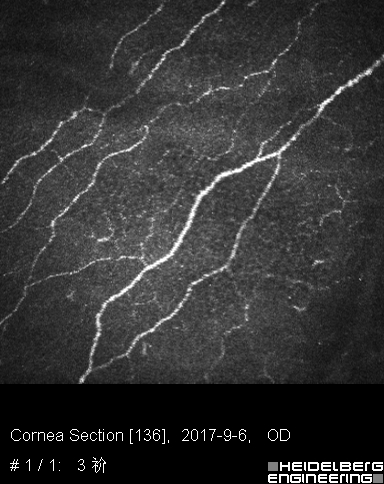
#> input picture sample/image_0.jpg, 384 x 484 px
$ python -i edge.py   (imports and definitions only)
#> lines starting #> are read from the running program, lines starting #| are printed output that depends on the picture; after the words box and inside, x2 and y2 are one past the last pixel; in counts of white or black regions, pixels touching at a corner belong together
import cv2
import numpy as np

from collections import namedtuple


MIN_LENGTH = 50
KERNEL = np.ones((3, 3), np.uint8)
Output = namedtuple('Output', 'shapes path height width')

class EdgeDetect:
    def __init__(self, path):
#> called with path = '../../sample/image_0.jpg'
        self.path = path
        self.image = cv2.imread(path)[:384, :]
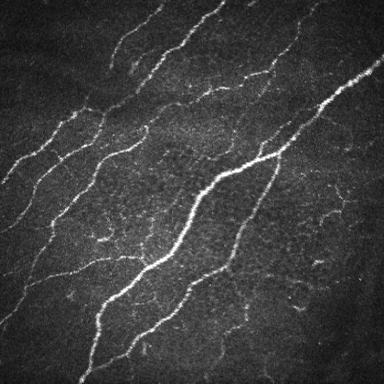
#> self.image: shape (384, 384, 3); min 11, max 255, mean 61.3
        self.gray = cv2.cvtColor(self.image, cv2.COLOR_BGR2GRAY)
        self.binary = None
        self.edges = []

    def detect(self):
        self.gray = cv2.GaussianBlur(self.gray, (5, 5), 0)
        edges = cv2.Canny(self.gray, 50, 255)
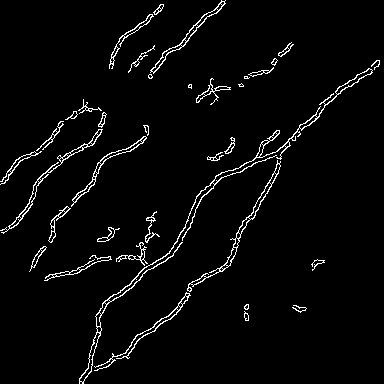
#> edges: shape (384, 384); 3.3% white in thin lines or dots
        _, self.gray = cv2.threshold(edges, 0, 255, cv2.THRESH_BINARY+cv2.THRESH_OTSU)
        # self.gray = cv2.morphologyEx(self.gray, cv2.MORPH_CLOSE, KERNEL, iterations=1)
        contours, _ = cv2.findContours(self.gray, cv2.RETR_EXTERNAL, cv2.CHAIN_APPROX_SIMPLE)
#> contours = 36 contours, 9 with area under 20; largest, box (x1, y1, x2, y2) and area: (79, 68, 373, 384) 1008, (187, 160, 281, 292) 570, (0, 129, 103, 234) 433, (150, 0, 226, 74) 406, (71, 136, 147, 207) 358
        for contour in contours:
            length = cv2.arcLength(contour, True)
            if length > MIN_LENGTH:
                self.edges.append(contour)
#> this loop made 36 passes
#> length on passes 1 to 12: 24.49, 64.53, 15.66, 517.7, 73.01, 269.9, 68.43, 179.6, 69.7, 135.1, 124.4, 433.1
#> after the loop, self.edges = 24 contours, 2 with area under 20; largest, box (x1, y1, x2, y2) and area: (79, 68, 373, 384) 1008, (187, 160, 281, 292) 570, (0, 129, 103, 234) 433, (150, 0, 226, 74) 406, (71, 136, 147, 207) 358

        filtered_image = np.zeros_like(self.image)
        cv2.drawContours(self.image, self.edges, -1, (0, 0, 255), 1)
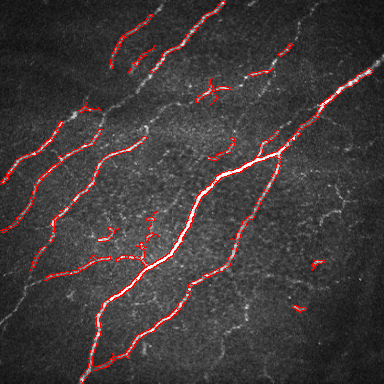
#> self.image: shape (384, 384, 3); 2.61% of pixels changed, all inside (x1, y1, x2, y2) = (0, 0, 373, 384)
        cv2.drawContours(filtered_image, self.edges, -1, (255, 255, 255), 1)
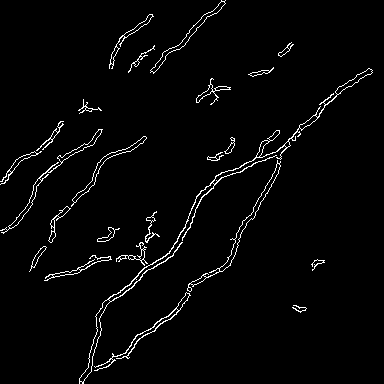
#> filtered_image: shape (384, 384, 3); 2.6% white in thin lines or dots
        self.binary = filtered_image

    def show(self, color=True):
        cv2.imshow('Show', self.image if color else (self.binary if self.binary else self.gray))
        cv2.waitKey(0)

    def shapes(self):
        if self.binary is not None:
            for edge in self.edges:
                yield [tuple(e[0]) for e in edge]
        else:
            raise RuntimeError('Please detect first!')

    def output(self):
        return Output(
            shapes=self.shapes(),
            path=self.path,
            height=self.image.shape[0],
            width=self.image.shape[1]
        )

    def save(self, path):
        cv2.imwrite(path if path else './result/result.png', self.image)

>>> result = EdgeDetect('../../sample/image_0.jpg').detect()
